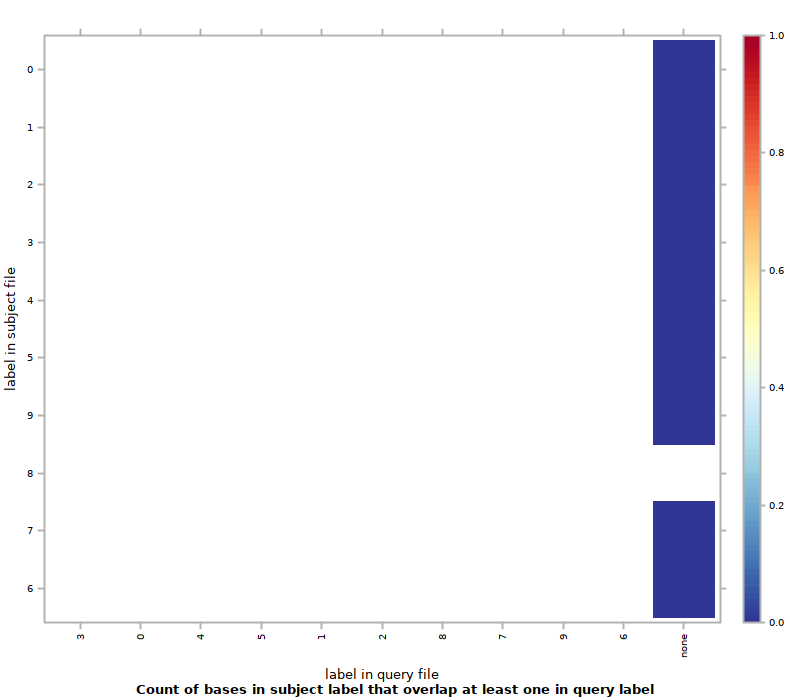

This figure's R source:
#!/usr/bin/env Rscript
## transcript produced by Segtools 1.1.14

segtools.r.dirname <-
  system2("python",
          c("-c", "'import segtools; print segtools.get_r_dirname()'"),
          stdout = TRUE)

source(file.path(segtools.r.dirname, 'common.R'))
source(file.path(segtools.r.dirname, 'overlap.R'))
save.overlap.performance('./K5ex1bp2bp/overlap-ordered', 'overlap.performance', './K5ex1bp2bp/overlap-ordered/overlap.tab', row.normalize = 'FALSE', mnemonic_file = './K5ex1bp2bp/overlap-direct/mnemonics1_new.txt', clobber = FALSE, col_mnemonic_file = './K5ex1bp2bp/overlap-direct/mnemonics2_new.txt')
save.overlap.heatmap('./K5ex1bp2bp/overlap-ordered', 'overlap', './K5ex1bp2bp/overlap-ordered/overlap.tab', clobber = FALSE, col_mnemonic_file = './K5ex1bp2bp/overlap-direct/mnemonics2_new.txt', cluster = FALSE, max_contrast = FALSE, row.normalize = 'FALSE', mnemonic_file = './K5ex1bp2bp/overlap-direct/mnemonics1_new.txt')
